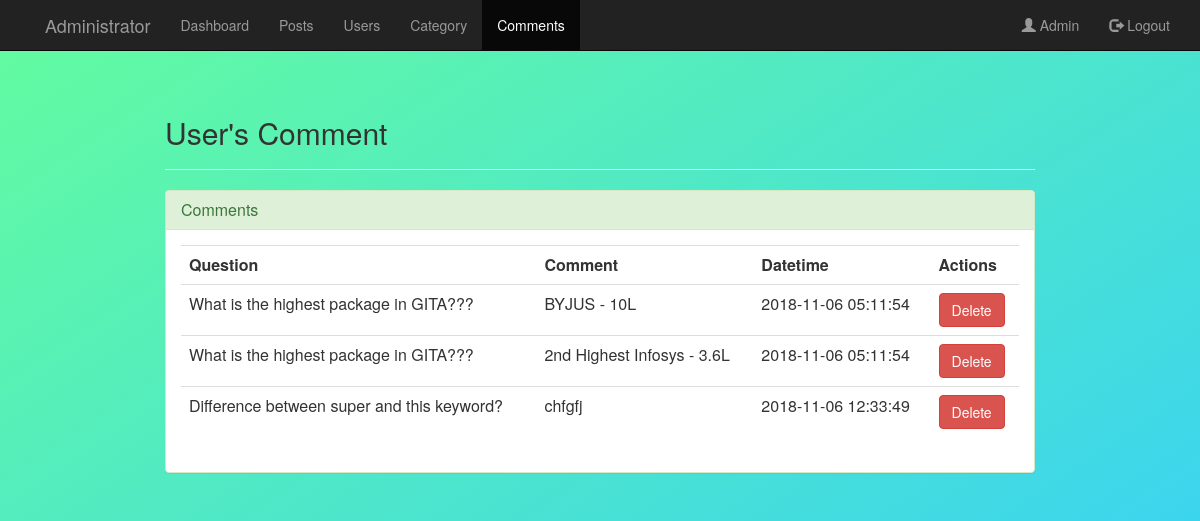
Screenshot of /admin/comment.php (signed in) with the database file from the repository.
### tables this page shows
CREATE TABLE `tblcomment` (
  `comment_Id` int(11) NOT NULL,
  `comment` varchar(255) DEFAULT NULL,
  `post_Id` int(11) DEFAULT NULL,
  `datetime` datetime DEFAULT NULL,
  `user_Id` int(12) DEFAULT NULL
);

CREATE TABLE `tblpost` (
  `post_Id` int(11) NOT NULL,
  `title` varchar(255) DEFAULT NULL,
  `content` text,
  `datetime` datetime DEFAULT NULL,
  `cat_id` int(12) DEFAULT NULL,
  `user_Id` varchar(245) DEFAULT NULL
);

### admin/comment.php (the view, shortened to what this page needs)
<?php
$uname=$_SESSION['uname'];
?>
<html>
<head>
	<link rel="stylesheet" type="text/css" href="../css/global.css">
	<link rel="stylesheet" type="text/css" href="../css/bootstrap.css">
	<link rel="stylesheet" type="text/css" href="../css/bootstrap.min.css">
    <link href="//netdna.bootstrapcdn.com/font-awesome/4.0.3/css/font-awesome.css" rel="stylesheet">
</head>
<body>
    <nav class="navbar navbar-inverse navbar-fixed-top">
        <div class="container">
            <div class="navbar-header page-scroll">
                <a class="navbar-brand page-scroll" href="home.php"></a>
            </div>
            <div class="navbar-header">
                <a class="navbar-brand" href="home.php">Administrator</a>
            </div>
            <div class="collapse navbar-collapse" id="bs-example-navbar-collapse-1">
                <ul class="nav navbar-nav navbar-left">
                   <li><a href="home.php"> Dashboard</a></li>
                    <li><a href="post.php">Posts</a></li>
                    <li><a href="user.php"> Users</a></li>
                    <li><a href="category.php">Category</a></li>
                    <li  class="active"><a href="comment.php">Comments</a></li>
                </ul>
              <ul class="nav navbar-nav navbar-right">
                    <li><a href="#" ><span class="glyphicon glyphicon-user"></span> <?php echo $uname;?></a></li>
                <li ><a href="logout.php"><span class="glyphicon glyphicon-log-out"></span> Logout</a></li>
                </ul>
            </div>
        </div>
    </nav>
    <div class="container" style="margin:8% auto;width:900px;">
         <h2>User's Comment</h2>
           <hr>
            <div class="panel panel-success">
                <div class="panel-heading">
                    <h3 class="panel-title">Comments</h3>
                </div>
                 <div class="panel-body">
            <table class="table table-stripped">
                                <th>Question</th>
                                <th>Comment</th>
                                <th>Datetime</th>
                                <th>Actions</th>
                            <?php
                            include "../functions/db.php";
                            $sql = "SELECT * from tblcomment as tc join tblpost as tp on tp.post_Id=tc.post_Id";
                            $run = mysqli_query($con,$sql);
                            while($row=mysqli_fetch_array($run))
                            {
                                extract($row);
                                echo "<tr>";
                                echo "<td>".$title."</td>";
                                echo "<td>".$comment."</td>";
                                echo "<td>".$datetime."</td>";
                                echo '<td><a href="delete-comment.php?comment_Id='.$comment_Id.'"><button class="btn btn-danger">Delete</button></a></td>';
                                echo "</tr>";
                            }
                            ?>
                            </table>
                     </div>
                </div>
            </div>
	</body>
</html>

### css/global.css (style rules this page uses)
body { background: linear-gradient(to top left, #33ccff 0%, #66ff99 105%);; }

### rows the page displays
tblcomment: post_Id.title "What is the highest package in GITA???", comment "BYJUS - 10L", post_Id.datetime "2018-11-06 05:11:54"
tblcomment: post_Id.title "What is the highest package in GITA???", comment "2nd Highest Infosys - 3.6L", post_Id.datetime "2018-11-06 05:11:54"
tblcomment: post_Id.title "Difference between super and this keyword?", comment "chfgfj", post_Id.datetime "2018-11-06 12:33:49"

### other values shown
$uname "Admin"
